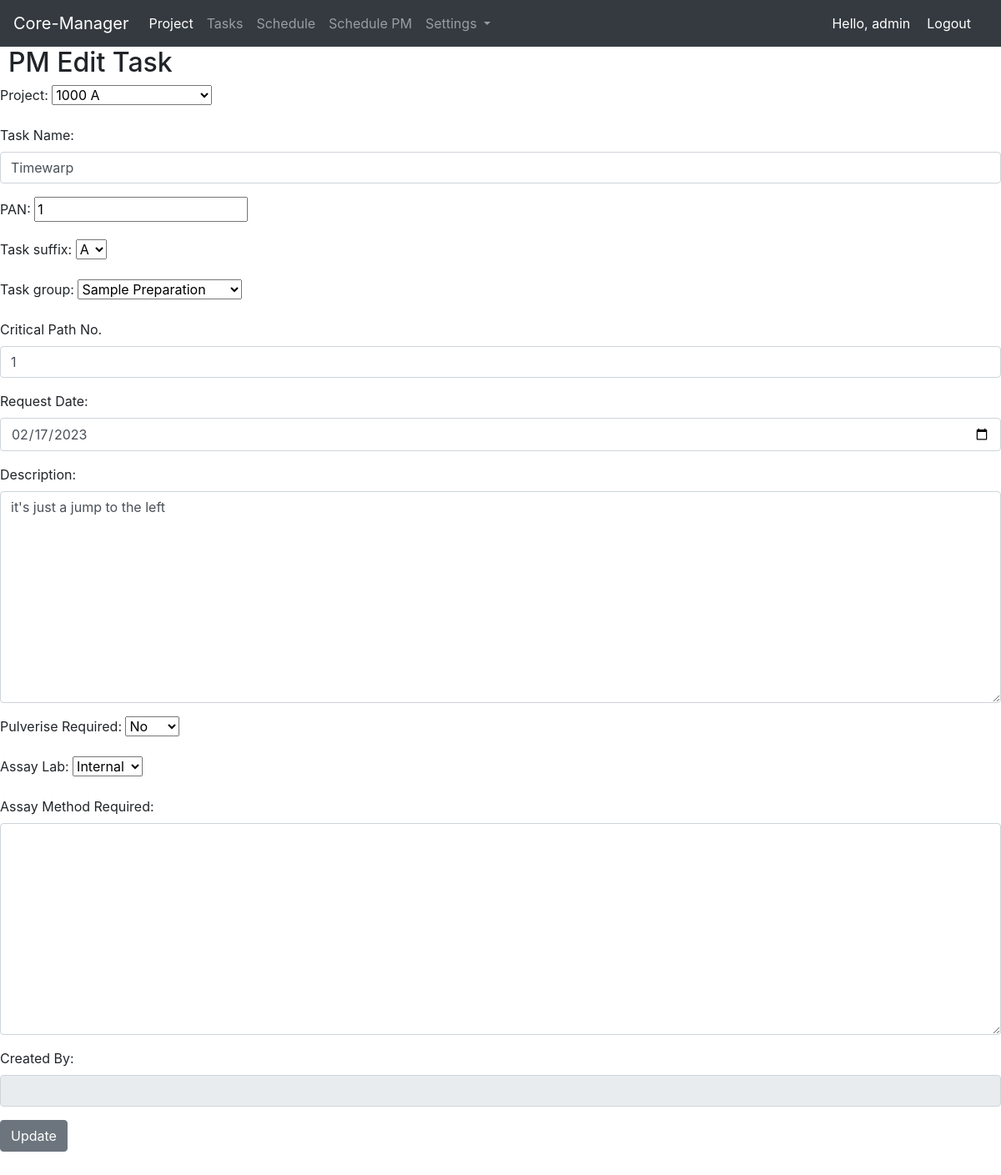
Page /pm_edit_task/9 (signed in) on the committed database.
### project/models.py (models this page shows, shortened)
class Task(models.Model):
    task_name = models.CharField(max_length=200)
    task_suffix = models.CharField(max_length=10, choices=suffix, default="A")
    task_description = models.TextField()
    task_critical_path = models.IntegerField(default=1000)
    task_group = models.ForeignKey(TestList, on_delete=models.CASCADE, default="Nil")
    task_assigned_to = models.ForeignKey(Technician, on_delete=models.CASCADE, blank=True, null=True)
    task_request_date = models.DateField()
    task_created_by = models.CharField(max_length=30, blank=True)
    task_creation_date = models.DateTimeField(auto_now_add=True)
    task_status = models.CharField(max_length=25, choices=status, default='Planning')
    task_shift = models.CharField(max_length=25, choices=shift, default='FD')
    task_start_date = models.DateField(blank=True, null=True)
    task_end_date = models.DateField(blank=True, null=True)
    project = models.ForeignKey(Project, on_delete=models.CASCADE)
    task_pan = models.CharField(max_length=30)
    task_pulverise = models.CharField(max_length=10, choices=pulverise, default='No')
    task_assay_loc = models.CharField(max_length=15, choices=assay_loc, default='Internal')
    assay_method = models.TextField(blank=True, null=True)
    task_concated_name = models.CharField(max_length=50, blank=True, null=True)

### project/views.py (the view)
# urls.py: path('pm_edit_task/<task_id>', views.pm_edit_task, name="pm_edit_task"),
@login_required(login_url='home_app:login')
def pm_edit_task(request, task_id):
    task = Task.objects.get(pk=task_id)
    form = AddTaskForm(request.POST or None, instance=task)
    if form.is_valid():
        form.save()
        return redirect('project_app:task_home_page')
    context = {
        "task": task,
        'form': form,
    }
    return render(request, 'project/pm_edit_task.html', context)

### project/models.py (called while the page is built)
    def __str__(self):
        return self.project_concated_name

    def __str__(self):
        return self.test

### templates/project/pm_edit_task.html (shortened to what this page needs)
{% extends 'base.html' %}
{% load static %}
 {% block css_files %}
        <link rel="stylesheet" href="{% static "project/project.css" %}">
  {% endblock %}
{% block content %}
<h2>PM Edit Task</h2>
<form class="task_form" action="" method=POST>
        {{ form.as_p }}
        <input type="submit" value="Update" class="btn btn-secondary">
</form>
{% endblock %}

### templates/header.html (shortened to what this page needs)
<nav class="navbar navbar-expand-lg navbar-dark bg-dark">
  <a class="navbar-brand" href="{% url 'home_app:index' %}">Core-Manager</a>
  <div class="collapse navbar-collapse" id="navbarSupportedContent">
    <ul class="navbar-nav mr-auto">
      <li class="nav-item active">
        <a class="nav-link" href="{% url 'project_app:project_home_page' %}">Project <span class="sr-only">(current)</span></a>
      </li>
      <li class="nav-item">
        <a class="nav-link" href="{% url 'project_app:task_home_page' %}">Tasks</a>
      </li>
      {% if request.user.groups.all.0.name == 'Coordinator' %}
        <li class="nav-item">
          <a class="nav-link" href="{% url 'schedule_app:schedule_home' %}">Schedule</a>
        </li>
      {% endif %}
      <li class="nav-item">
          <a class="nav-link" href="{% url 'schedule_app:schedule_pm' %}">Schedule PM</a>
        </li>
      {% if request.user.groups.all.0.name == 'Coordinator' %}
        <li class="nav-item dropdown">
          <a class="nav-link dropdown-toggle" href="#" id="navbarDropdown" role="button" data-toggle="dropdown" aria-haspopup="true" aria-expanded="false">
            Settings
          </a>
        </li>
      {% endif %}
    </ul>
    <span class="hello-msg">Hello, {{ request.user }} </span>
    <span ><a class="hello-msg" href="{% url 'home_app:logout' %}">Logout</a> </span>
  </div>
</nav>

### static/project/project.css (style rules this page uses)
h2 { margin-left: 10px; }
.task_form { margin-bottom:50px; padding-bottom: 10px; }

### templates/header.html (style rules this page uses)
.hello-msg { font-size = 18px; color: #fff; margin-right: 20px; }

### rows in the picture
Task: project "1000 A", task_name "Timewarp", task_pan "1", task_suffix "A", task_group "Sample Preparation", task_critical_path "1", task_request_date "02/17/2023", task_description "it's just a jump to the left", task_pulverise "No", task_assay_loc "Internal"

### other values in the picture
{{ request.user }} "admin"
